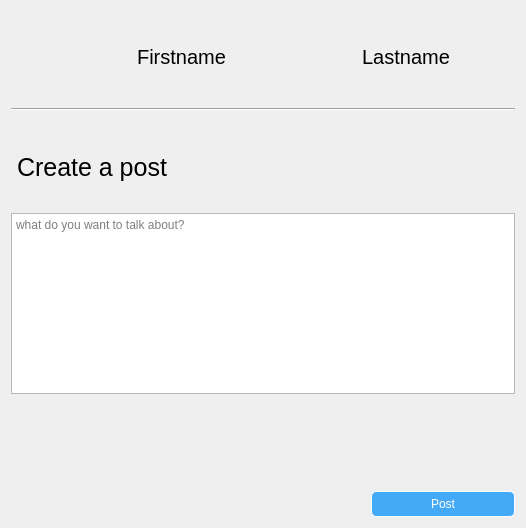
<?xml version="1.0" encoding="UTF-8"?>
<ui version="4.0">
 <class>newPost</class>
 <widget class="QDialog" name="newPost">
  <property name="geometry">
   <rect>
    <x>0</x>
    <y>0</y>
    <width>526</width>
    <height>528</height>
   </rect>
  </property>
  <property name="windowTitle">
   <string>Dialog</string>
  </property>
  <property name="styleSheet">
   <string notr="true">background:rgb(246, 250, 252);
color:rgb(1, 31, 54);\n</string>
  </property>
  <layout class="QVBoxLayout" name="verticalLayout" stretch="1,2,1,2,1,1">
   <item>
    <layout class="QHBoxLayout" name="horizontalLayout" stretch="1,2,2">
     <property name="spacing">
      <number>6</number>
     </property>
     <property name="topMargin">
      <number>10</number>
     </property>
     <property name="bottomMargin">
      <number>10</number>
     </property>
     <item>
      <widget class="QLabel" name="label">
       <property name="minimumSize">
        <size>
         <width>55</width>
         <height>55</height>
        </size>
       </property>
       <property name="maximumSize">
        <size>
         <width>55</width>
         <height>55</height>
        </size>
       </property>
       <property name="text">
        <string/>
       </property>
       <property name="pixmap">
        <pixmap resource="../resources/resources.qrc">:/images/User-Profile-PNG-Image.png</pixmap>
       </property>
       <property name="scaledContents">
        <bool>true</bool>
       </property>
       <property name="alignment">
        <set>Qt::AlignCenter</set>
       </property>
      </widget>
     </item>
     <item>
      <widget class="QLabel" name="firstname_label">
       <property name="minimumSize">
        <size>
         <width>0</width>
         <height>25</height>
        </size>
       </property>
       <property name="font">
        <font>
         <pointsize>15</pointsize>
        </font>
       </property>
       <property name="text">
        <string>Firstname</string>
       </property>
       <property name="alignment">
        <set>Qt::AlignCenter</set>
       </property>
      </widget>
     </item>
     <item>
      <widget class="QLabel" name="lastname_label">
       <property name="minimumSize">
        <size>
         <width>0</width>
         <height>25</height>
        </size>
       </property>
       <property name="font">
        <font>
         <pointsize>15</pointsize>
        </font>
       </property>
       <property name="styleSheet">
        <string notr="true">background:rgba(248, 253, 255, 206);
color:rgb(1, 31, 54);\n</string>
       </property>
       <property name="text">
        <string>Lastname</string>
       </property>
       <property name="alignment">
        <set>Qt::AlignCenter</set>
       </property>
      </widget>
     </item>
    </layout>
   </item>
   <item>
    <widget class="Line" name="line">
     <property name="orientation">
      <enum>Qt::Horizontal</enum>
     </property>
    </widget>
   </item>
   <item>
    <widget class="QLabel" name="label_Create">
     <property name="styleSheet">
      <string notr="true">margin-top:10px;
font-size:25px;
</string>
     </property>
     <property name="text">
      <string>Create a post</string>
     </property>
    </widget>
   </item>
   <item>
    <widget class="QPlainTextEdit" name="postText_plainTextEdit">
     <property name="placeholderText">
      <string>what do you want to talk about?</string>
     </property>
    </widget>
   </item>
   <item>
    <spacer name="verticalSpacer">
     <property name="orientation">
      <enum>Qt::Vertical</enum>
     </property>
     <property name="sizeHint" stdset="0">
      <size>
       <width>20</width>
       <height>40</height>
      </size>
     </property>
    </spacer>
   </item>
   <item>
    <layout class="QHBoxLayout" name="horizontalLayout_2" stretch="5,2">
     <item>
      <spacer name="horizontalSpacer">
       <property name="orientation">
        <enum>Qt::Horizontal</enum>
       </property>
       <property name="sizeHint" stdset="0">
        <size>
         <width>40</width>
         <height>20</height>
        </size>
       </property>
      </spacer>
     </item>
     <item>
      <widget class="QPushButton" name="post_pushButton">
       <property name="styleSheet">
        <string notr="true">QPushButton{
color:white;
border:1px solid white;
border-radius:5px;
padding:5px;
background:rgb(68, 170, 248)
}
QPushButton:hover
{
	border:1px solid rgb(32, 74, 135);
	border-radius:5px;
	background:rgb(48, 162, 249);
}</string>
       </property>
       <property name="text">
        <string>Post</string>
       </property>
      </widget>
     </item>
    </layout>
   </item>
  </layout>
 </widget>
 <resources>
  <include location="../resources/resources.qrc"/>
 </resources>
 <connections/>
</ui>
